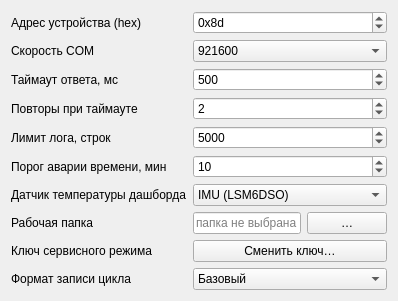
      <widget class="QWidget" name="tabSettings">
       <attribute name="title"><string>Настройки</string></attribute>
       <layout class="QFormLayout" name="settingsLayout">
        <item row="0" column="0"><widget class="QLabel" name="lblDevAddrCaption"><property name="text"><string>Адрес устройства (hex)</string></property></widget></item>
        <item row="0" column="1">
         <widget class="QSpinBox" name="spinDevAddr">
          <property name="displayIntegerBase"><number>16</number></property>
          <property name="prefix"><string>0x</string></property>
          <property name="maximum"><number>255</number></property>
          <property name="value"><number>141</number></property>
         </widget>
        </item>
        <item row="1" column="0"><widget class="QLabel" name="lblBaudCaption"><property name="text"><string>Скорость COM</string></property></widget></item>
        <item row="1" column="1">
         <widget class="QComboBox" name="cmbBaud">
          <item><property name="text"><string>921600</string></property></item>
          <item><property name="text"><string>460800</string></property></item>
          <item><property name="text"><string>230400</string></property></item>
          <item><property name="text"><string>115200</string></property></item>
         </widget>
        </item>
        <item row="2" column="0"><widget class="QLabel" name="lblTimeoutCaption"><property name="text"><string>Таймаут ответа, мс</string></property></widget></item>
        <item row="2" column="1"><widget class="QSpinBox" name="spinTimeout"><property name="maximum"><number>10000</number></property><property name="value"><number>500</number></property></widget></item>
        <item row="3" column="0"><widget class="QLabel" name="lblRetriesCaption"><property name="text"><string>Повторы при таймауте</string></property></widget></item>
        <item row="3" column="1"><widget class="QSpinBox" name="spinRetries"><property name="maximum"><number>10</number></property><property name="value"><number>2</number></property></widget></item>
        <item row="4" column="0"><widget class="QLabel" name="lblLogLimitCaption"><property name="text"><string>Лимит лога, строк</string></property></widget></item>
        <item row="4" column="1"><widget class="QSpinBox" name="spinLogLimit"><property name="maximum"><number>100000</number></property><property name="value"><number>5000</number></property></widget></item>
        <item row="5" column="0"><widget class="QLabel" name="lblTimeAlarmCaption"><property name="text"><string>Порог аварии времени, мин</string></property></widget></item>
        <item row="5" column="1"><widget class="QSpinBox" name="spinTimeAlarm"><property name="maximum"><number>1440</number></property><property name="value"><number>10</number></property></widget></item>
        <item row="6" column="0"><widget class="QLabel" name="lblTempSourceCaption"><property name="text"><string>Датчик температуры дашборда</string></property></widget></item>
        <item row="6" column="1">
         <widget class="QComboBox" name="cmbTempSource">
          <item><property name="text"><string>IMU (LSM6DSO)</string></property></item>
          <item><property name="text"><string>TMP117</string></property></item>
          <item><property name="text"><string>STM32</string></property></item>
         </widget>
        </item>
        <!-- Одна папка на все файлы программы: дампы данных, образы, журналы
             испытаний, дальше — реестр приборов (06.08.2026). Раньше здесь была
             неподключённая заготовка «Путь архива». -->
        <item row="7" column="0"><widget class="QLabel" name="lblWorkDirCaption"><property name="text"><string>Рабочая папка</string></property><property name="toolTip"><string>Сюда складываются дампы данных, образы и журналы испытаний</string></property></widget></item>
        <item row="7" column="1">
         <layout class="QHBoxLayout" name="workDirLayout">
          <item><widget class="QLineEdit" name="editWorkDir"><property name="readOnly"><bool>true</bool></property><property name="placeholderText"><string>папка не выбрана</string></property></widget></item>
          <item><widget class="QPushButton" name="btnWorkDirBrowse"><property name="text"><string>…</string></property><property name="maximumWidth"><number>30</number></property></widget></item>
         </layout>
        </item>
        <item row="8" column="0"><widget class="QLabel" name="lblChangeKeyCaption"><property name="text"><string>Ключ сервисного режима</string></property></widget></item>
        <item row="8" column="1"><widget class="QPushButton" name="btnChangeKey"><property name="text"><string>Сменить ключ…</string></property></widget></item>
        <item row="9" column="0"><widget class="QLabel" name="lblRecFormatCaption"><property name="text"><string>Формат записи цикла</string></property></widget></item>
        <item row="9" column="1">
         <widget class="QComboBox" name="cmbRecFormat">
          <item><property name="text"><string>Базовый</string></property></item>
          <item><property name="text"><string>Уплотнённый</string></property></item>
          <item><property name="text"><string>Подробный</string></property></item>
         </widget>
        </item>
       </layout>
      </widget>
